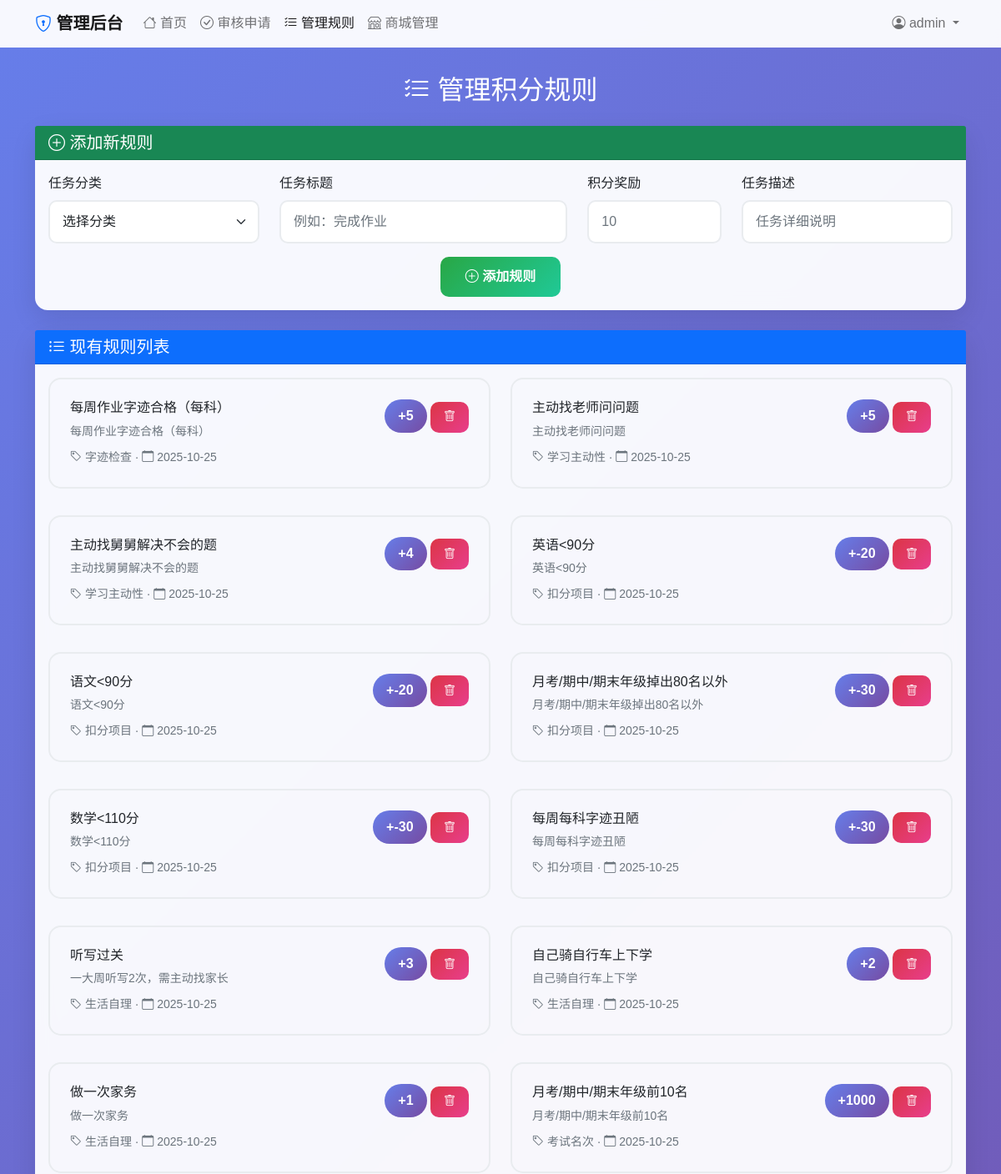
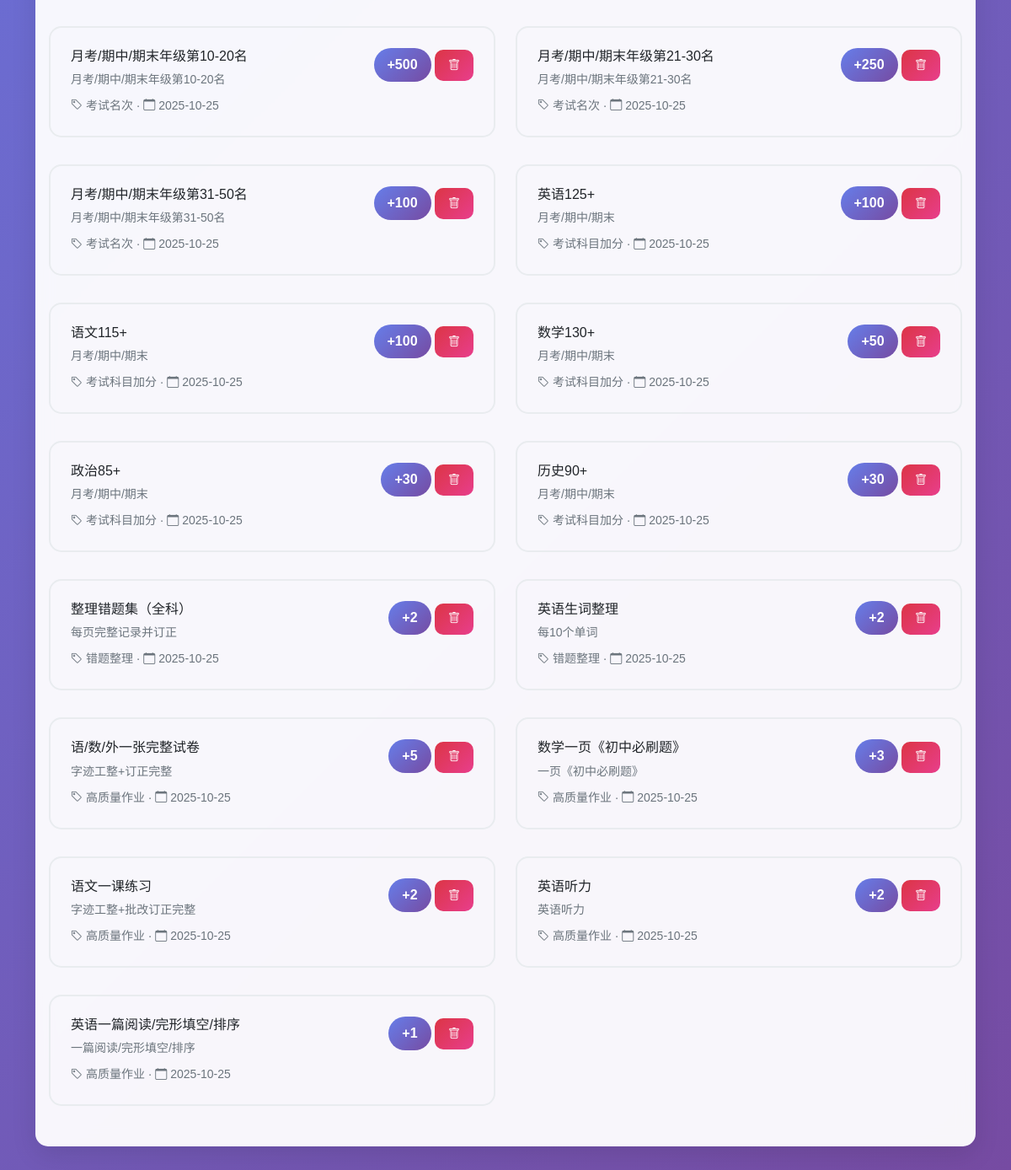
Screenshot of /parent/rules.php (signed in) with the database file from the repository (2 pictures, top to bottom).
### tables this page shows
CREATE TABLE tasks (
    id INT PRIMARY KEY AUTO_INCREMENT,
    category VARCHAR(50) NOT NULL,
    title VARCHAR(200) NOT NULL,
    score INT NOT NULL,
    description TEXT,
    is_active BOOLEAN DEFAULT TRUE,
    created_at TIMESTAMP DEFAULT CURRENT_TIMESTAMP,
    updated_at TIMESTAMP DEFAULT CURRENT_TIMESTAMP ON UPDATE CURRENT_TIMESTAMP
);

### includes/functions.php (called while the page is built, shortened)
<?php
function getAllTasks($active_only = true) {
    $db = getDBConnection();
    $sql = "SELECT * FROM tasks";
    $sql .= " ORDER BY category, score DESC";
    $result = $db->query($sql);
    $tasks = [];
    while ($row = $result->fetch_assoc()) {
        $tasks[] = $row;
    }
    return $tasks;
}
?>

### parent/rules.php (the view, shortened to what this page needs)
<?php
require_once '../includes/functions.php';
$tasks = getAllTasks(false);
?>
<!DOCTYPE html>
<html lang="zh-CN">
<head>
    <link href="https://cdn.jsdelivr.net/npm/bootstrap@5.1.3/dist/css/bootstrap.min.css" rel="stylesheet">
    <link href="https://cdn.jsdelivr.net/npm/bootstrap-icons@1.7.2/font/bootstrap-icons.css" rel="stylesheet">
</head>
<body>
    <nav class="navbar navbar-expand-lg navbar-light">
        <div class="container">
            <a class="navbar-brand fw-bold" href="dashboard.php">
                <i class="bi bi-shield-lock text-primary"></i> 管理后台
            </a>
            <div class="collapse navbar-collapse" id="navbarNav">
                <ul class="navbar-nav me-auto">
                    <li class="nav-item">
                        <a class="nav-link" href="dashboard.php">
                            <i class="bi bi-house"></i> 首页
                        </a>
                    </li>
                    <li class="nav-item">
                        <a class="nav-link" href="review.php">
                            <i class="bi bi-check-circle"></i> 审核申请
                        </a>
                    </li>
                    <li class="nav-item">
                        <a class="nav-link active" href="rules.php">
                            <i class="bi bi-list-check"></i> 管理规则
                        </a>
                    </li>
                    <li class="nav-item">
                        <a class="nav-link" href="shop_admin.php">
                            <i class="bi bi-shop"></i> 商城管理
                        </a>
                    </li>
                </ul>
                <ul class="navbar-nav">
                    <li class="nav-item dropdown">
                        <a class="nav-link dropdown-toggle" href="#" id="navbarDropdown" role="button" data-bs-toggle="dropdown">
                            <i class="bi bi-person-circle"></i> <?php echo htmlspecialchars($_SESSION['username']); ?>
                        </a>
                    </li>
                </ul>
            </div>
        </div>
    </nav>
    <div class="main-container">
        <div class="container">
            <div class="row mb-4">
                <div class="col-12">
                    <h2 class="text-white text-center mb-0">
                        <i class="bi bi-list-check"></i> 管理积分规则
                    </h2>
                </div>
            </div>
            <div class="card mb-4">
                <div class="card-header bg-success text-white">
                    <h5 class="mb-0">
                        <i class="bi bi-plus-circle"></i> 添加新规则
                    </h5>
                </div>
                <div class="card-body">
                    <form method="POST">
                        <div class="row">
                            <div class="col-md-3 mb-3">
                                <label for="category" class="form-label">任务分类</label>
                                <select class="form-select" id="category" name="category" required>
                                    <option value="">选择分类</option>
                                </select>
                            </div>
                            <div class="col-md-4 mb-3">
                                <label for="title" class="form-label">任务标题</label>
                                <input type="text" class="form-control" id="title" name="title"
                                       placeholder="例如：完成作业" required>
                            </div>
                            <div class="col-md-2 mb-3">
                                <label for="score" class="form-label">积分奖励</label>
                                <input type="number" class="form-control" id="score" name="score"
                                       min="1" max="1000" placeholder="10" required>
                            </div>
                            <div class="col-md-3 mb-3">
                                <label for="description" class="form-label">任务描述</label>
                                <input type="text" class="form-control" id="description" name="description"
                                       placeholder="任务详细说明">
                            </div>
                        </div>
                        <div class="text-center">
                            <button type="submit" class="btn btn-success btn-add">
                                <i class="bi bi-plus-circle"></i> 添加规则
                            </button>
                        </div>
                    </form>
                </div>
            </div>
            <div class="card">
                <div class="card-header bg-primary text-white">
                    <h5 class="mb-0">
                        <i class="bi bi-list-ul"></i> 现有规则列表
                    </h5>
                </div>
                <div class="card-body">
                    <?php if (empty($tasks)): ?>
                        <div class="text-center text-muted py-5">
                            <i class="bi bi-list-ul fs-1"></i>
                            <h5>暂无积分规则</h5>
                            <p>请添加第一个积分规则</p>
                        </div>
                    <?php else: ?>
                        <div class="row">
                            <?php foreach ($tasks as $task): ?>
                                <div class="col-md-6 mb-3">
                                    <div class="task-card <?php echo !$task['is_active'] ? 'inactive' : ''; ?>">
                                        <div class="d-flex justify-content-between align-items-start">
                                            <div class="flex-grow-1">
                                                <h6 class="mb-2"><?php echo htmlspecialchars($task['title']); ?></h6>
                                                <p class="text-muted mb-2 small">
                                                    <?php echo htmlspecialchars($task['description']); ?>
                                                </p>
                                                <small class="text-muted">
                                                    <i class="bi bi-tag"></i> <?php echo htmlspecialchars($task['category']); ?> ·
                                                    <i class="bi bi-calendar"></i> <?php echo date('Y-m-d', strtotime($task['created_at'])); ?>
                                                </small>
                                            </div>
                                            <div class="text-end">
                                                <div class="task-score mb-2">
                                                    +<?php echo $task['score']; ?>
                                                </div>
                                                <?php if ($task['is_active']): ?>
                                                    <form method="POST" style="display: inline;">
                                                        <button type="submit" class="btn btn-danger btn-delete btn-sm"
                                                                onclick="return confirm('确定要删除这个规则吗？')">
                                                            <i class="bi bi-trash"></i>
                                                        </button>
                                                    </form>
                                                <?php else: ?>
                                                    <span class="badge bg-secondary">已禁用</span>
                                                <?php endif; ?>
                                            </div>
                                        </div>
                                    </div>
                                </div>
                            <?php endforeach; ?>
                        </div>
                    <?php endif; ?>
                </div>
            </div>
        </div>
    </div>
</body>
</html>

### parent/rules.php (style rules this page uses)
body { background: linear-gradient(135deg, #667eea 0%, #764ba2 100%); min-height: 100vh; font-family: 'Microsoft YaHei', sans-serif; }
.navbar { background: rgba(255, 255, 255, 0.95); backdrop-filter: blur(10px); border-bottom: 1px solid rgba(255, 255, 255, 0.2); }
.main-container { padding: 2rem 0; }
.card { border-radius: 15px; border: none; box-shadow: 0 10px 30px rgba(0, 0, 0, 0.1); backdrop-filter: blur(10px); background: rgba(255, 255, 255, 0.95); }
.task-card { border: 2px solid #e9ecef; border-radius: 15px; padding: 1.5rem; margin-bottom: 1rem; transition: all 0.3s ease; }
.task-score { background: linear-gradient(135deg, #667eea 0%, #764ba2 100%); color: white; padding: 0.5rem 1rem; border-radius: 20px; font-weight: bold; display: inline-block; }
.btn-add { background: linear-gradient(135deg, #28a745 0%, #20c997 100%); border: none; border-radius: 10px; padding: 12px 30px; font-weight: 600; transition: all 0.3s ease; }
.btn-delete { background: linear-gradient(135deg, #dc3545 0%, #e83e8c 100%); border: none; border-radius: 10px; padding: 8px 16px; font-weight: 600; transition: all 0.3s ease; }
.form-control, .form-select { border-radius: 10px; border: 2px solid #e9ecef; padding: 12px 15px; transition: all 0.3s ease; }

### rows the page displays
tasks: title "每周作业字迹合格（每科）", description "每周作业字迹合格（每科）", category "字迹检查", created_at "2025-10-25", score "5"
tasks: title "主动找老师问问题", description "主动找老师问问题", category "学习主动性", created_at "2025-10-25", score "5"
tasks: title "主动找舅舅解决不会的题", description "主动找舅舅解决不会的题", category "学习主动性", created_at "2025-10-25", score "4"
tasks: title "英语<90分", description "英语<90分", category "扣分项目", created_at "2025-10-25", score "-20"
tasks: title "语文<90分", description "语文<90分", category "扣分项目", created_at "2025-10-25", score "-20"
tasks: title "月考/期中/期末年级掉出80名以外", description "月考/期中/期末年级掉出80名以外", category "扣分项目", created_at "2025-10-25", score "-30"
tasks: title "数学<110分", description "数学<110分", category "扣分项目", created_at "2025-10-25", score "-30"
tasks: title "每周每科字迹丑陋", description "每周每科字迹丑陋", category "扣分项目", created_at "2025-10-25", score "-30"
tasks: title "听写过关", description "一大周听写2次，需主动找家长", category "生活自理", created_at "2025-10-25", score "3"
tasks: title "自己骑自行车上下学", description "自己骑自行车上下学", category "生活自理", created_at "2025-10-25", score "2"
tasks: title "做一次家务", description "做一次家务", category "生活自理", created_at "2025-10-25", score "1"
tasks: title "月考/期中/期末年级前10名", description "月考/期中/期末年级前10名", category "考试名次", created_at "2025-10-25", score "1000"
tasks: title "月考/期中/期末年级第10-20名", description "月考/期中/期末年级第10-20名", category "考试名次", created_at "2025-10-25", score "500"
tasks: title "月考/期中/期末年级第21-30名", description "月考/期中/期末年级第21-30名", category "考试名次", created_at "2025-10-25", score "250"
tasks: title "月考/期中/期末年级第31-50名", description "月考/期中/期末年级第31-50名", category "考试名次", created_at "2025-10-25", score "100"
tasks: title "英语125+", description "月考/期中/期末", category "考试科目加分", created_at "2025-10-25", score "100"
tasks: title "语文115+", description "月考/期中/期末", category "考试科目加分", created_at "2025-10-25", score "100"
tasks: title "数学130+", description "月考/期中/期末", category "考试科目加分", created_at "2025-10-25", score "50"
tasks: title "政治85+", description "月考/期中/期末", category "考试科目加分", created_at "2025-10-25", score "30"
tasks: title "历史90+", description "月考/期中/期末", category "考试科目加分", created_at "2025-10-25", score "30"
tasks: title "整理错题集（全科）", description "每页完整记录并订正", category "错题整理", created_at "2025-10-25", score "2"
tasks: title "英语生词整理", description "每10个单词", category "错题整理", created_at "2025-10-25", score "2"
tasks: title "语/数/外一张完整试卷", description "字迹工整+订正完整", category "高质量作业", created_at "2025-10-25", score "5"
tasks: title "数学一页《初中必刷题》", description "一页《初中必刷题》", category "高质量作业", created_at "2025-10-25", score "3"
tasks: title "语文一课练习", description "字迹工整+批改订正完整", category "高质量作业", created_at "2025-10-25", score "2"
tasks: title "英语听力", description "英语听力", category "高质量作业", created_at "2025-10-25", score "2"
tasks: title "英语一篇阅读/完形填空/排序", description "一篇阅读/完形填空/排序", category "高质量作业", created_at "2025-10-25", score "1"

### other values shown
$_SESSION['username'] "admin"
